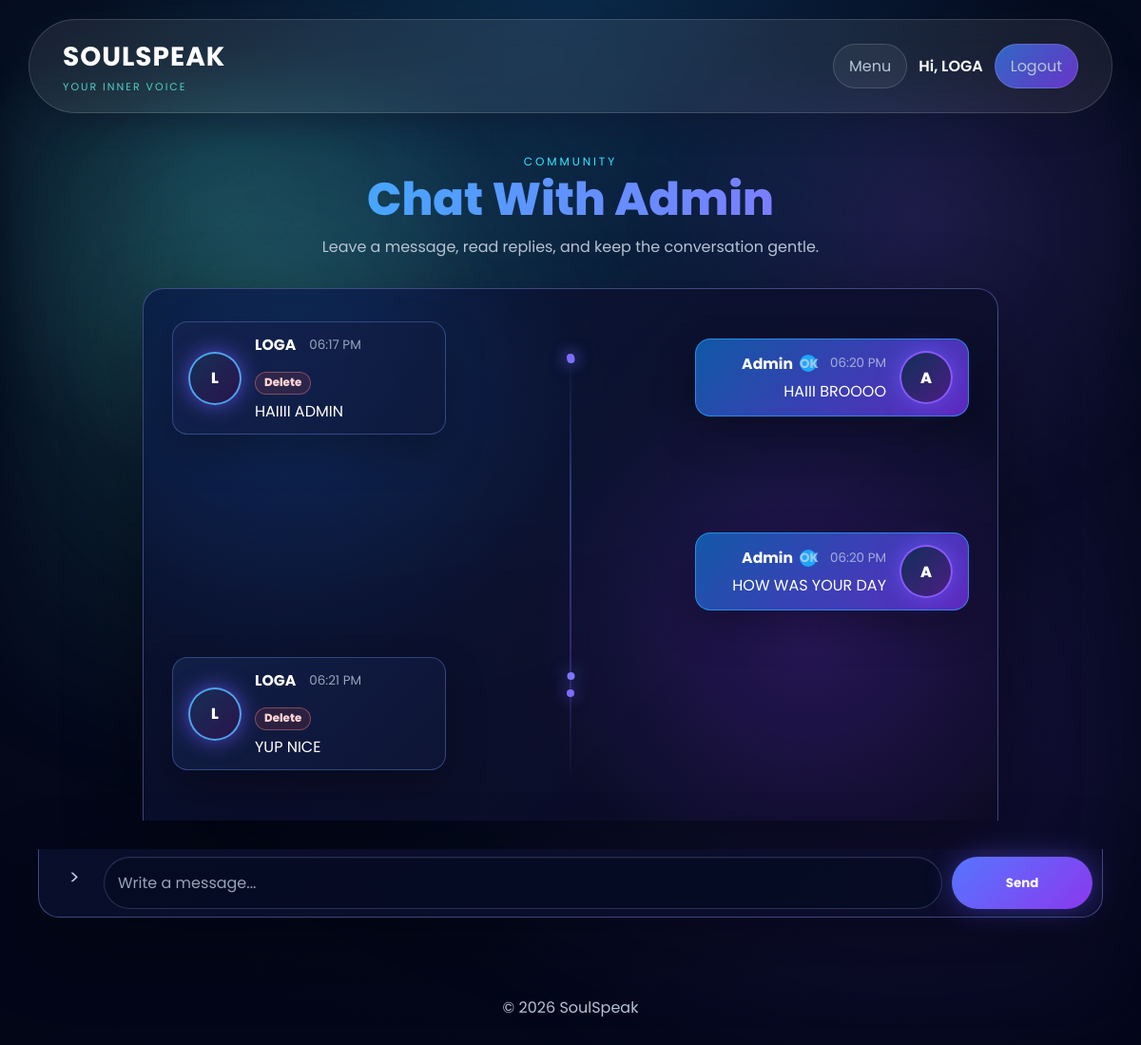
Page /chat (signed in) on the committed database.
### app.py (models this page shows)
class User(UserMixin, db.Model):
    id = db.Column(
        db.Integer,
        primary_key=True
    )
    username = db.Column(
        db.String(100),
        nullable=False
    )
    email = db.Column(
        db.String(150),
        unique=True,
        nullable=False
    )
    password = db.Column(
        db.String(100),
        nullable=False
    )

class Chat(db.Model):
    id = db.Column(
        db.Integer,
        primary_key=True
    )
    message = db.Column(
        db.Text,
        nullable=False
    )
    sender = db.Column(
        db.String(100),
        nullable=False
    )
    user_id = db.Column(
        db.Integer,
        db.ForeignKey('user.id')
    )
    recipient = db.Column(
        db.String(100),
        nullable=False,
        default='Admin'
    )
    reply_to = db.Column(
        db.Integer,
        db.ForeignKey('chat.id'),
        nullable=True
    )
    created_at = db.Column(
        db.DateTime,
        default=datetime.utcnow
    )
    user = db.relationship('User', backref='chats')

### app.py (the view, shortened to what this page needs)
@app.route('/chat', methods=['GET', 'POST'])
@login_required
def chat():
    admin_view = is_admin_user()
    repair_chat_user_ids()
    chat_users = []
    selected_chat_user = None
    if admin_view:
        chat_user_ids = [
            row[0]
            for row in db.session.query(Chat.user_id)
            .filter(Chat.user_id.isnot(None))
            .distinct()
            .all()
        ]
        chat_users = User.query.filter(User.id.in_(chat_user_ids)).order_by(User.username.asc()).all() if chat_user_ids else []
        selected_user_id = request.args.get('user_id', type=int)
        if selected_user_id:
            selected_chat_user = User.query.get(selected_user_id)
            if not selected_chat_user:
                flash('Selected chat user was not found.')
                return redirect(url_for('chat'))
        if selected_chat_user:
            all_messages = Chat.query.filter_by(
                user_id=selected_chat_user.id
            ).order_by(Chat.id.asc()).all()
        else:
            all_messages = []
    else:
        all_messages = Chat.query.filter_by(
            user_id=current_user.id
        ).order_by(Chat.id.asc()).all()
    originals = [m for m in all_messages if not m.reply_to]
    replies_map = {}
    for m in all_messages:
        if m.reply_to:
            replies_map.setdefault(m.reply_to, []).append(m)
    return render_template(
        'chat.html',
        originals=originals,
        replies_map=replies_map,
        chat_users=chat_users,
        selected_chat_user=selected_chat_user,
        user=current_user.username,
        is_admin=admin_view
    )

### app.py (called while the page is built, shortened)
def is_admin_user(user=None):
    user = user or current_user
    if not getattr(user, 'is_authenticated', False):
        return False
    username = (getattr(user, 'username', '') or '').strip().lower()
    email = (getattr(user, 'email', '') or '').strip().lower()
    return username == 'admin' or email in app.config.get('ADMIN_EMAILS', set())

@app.context_processor
def inject_admin_status():
    return {'is_admin': is_admin_user()}

@app.template_filter('malaysia_time')
def malaysia_time(value, fmt='%I:%M %p'):
    if not value:
        return ''
    return (value + timedelta(hours=8)).strftime(fmt)

def repair_chat_user_ids():
    users_by_name = {
        (user.username or '').strip().lower(): user
        for user in User.query.all()
    }
    changed = False
    if changed:
        db.session.commit()

@login_manager.user_loader
def load_user(user_id):
    return User.query.get(int(user_id))

### templates/chat.html (shortened to what this page needs)
{% extends "base.html" %}
{% block content %}
<main class="app-page">
    <section class="page-heading chat-heading">
        <p class="eyebrow">Community</p>
        <h1>{% if is_admin %}Admin Chats{% else %}Chat With Admin {% endif %}</h1>
        <p>{% if is_admin %}Choose a user, read their conversation, and reply in one place.{% else %}Leave a message, read replies, and keep the conversation gentle.{% endif %}</p>
    </section>
    <section class="chat-layout{% if is_admin %} admin-chat-layout{% endif %}">
        <div class="chat-panel">
            <div class="chat-box">
                {% if originals %}
                    {% for msg in originals %}
                        {% set msg_is_admin = msg.sender and msg.sender.lower() == 'admin' %}
                        <div class="chat-row {% if msg_is_admin %}sent-row{% else %}received-row{% endif %}">
                            <article class="message {% if msg_is_admin %}sent{% else %}received{% endif %}">
                                {% if not msg_is_admin %}
                                    <div class="chat-avatar">{{ (msg.sender or 'U')[:1]|upper }}</div>
                                {% endif %}
                                <div class="message-body">
                                    <div class="message-meta">
                                        <strong>{{ msg.sender or 'User' }}</strong>
                                        <span>{{ msg.created_at|malaysia_time if msg.created_at is defined and msg.created_at else '' }}</span>
                                        {% if is_admin or msg.sender == user %}
                                            <form method="POST" action="{{ url_for('delete_chat', message_id=msg.id) }}">
                                                <button type="submit" class="message-delete-btn">Delete</button>
                                            </form>
                                        {% endif %}
                                    </div>
                                    <div class="message-text">{{ msg.message }}</div>
                                </div>
                            </article>
                            {% if replies_map.get(msg.id) %}
                                {% for reply in replies_map.get(msg.id) %}
                                    {% set reply_is_admin = reply.sender and reply.sender.lower() == 'admin' %}
                                    <article class="message reply {% if reply_is_admin %}sent{% else %}received{% endif %}">
                                        <div class="message-body">
                                            <div class="message-meta">
                                                <strong>{{ reply.sender or 'User' }}{% if reply_is_admin %}<span class="verified-dot">OK</span>{% endif %}</strong>
                                                <span>{{ reply.created_at|malaysia_time if reply.created_at is defined and reply.created_at else '' }}</span>
                                            </div>
                                            <div class="message-text">{{ reply.message }}</div>
                                        </div>
                                        {% if reply_is_admin %}
                                            <div class="chat-avatar admin-avatar">A</div>
                                        {% endif %}
                                    </article>
                                {% endfor %}
                            {% endif %}
                        </div>
                    {% endfor %}
                {% else %}
                    <p class="empty-state">{% if is_admin and not selected_chat_user %}Select a user to read chats.{% else %}No messages yet.{% endif %}</p>
                {% endif %}
            </div>
            {% if not is_admin or selected_chat_user %}
                <form class="send-form chat-compose" method="POST" action="{{ url_for('chat') }}">
                    <span class="compose-icon" aria-hidden="true">&gt;</span>
                    <input type="text" name="message" placeholder="Write a message..." required>
                    <button type="submit">Send</button>
                </form>
            {% endif %}
        </div>
    </section>
</main>
{% endblock %}

### templates/base.html (shortened to what this page needs)
<!DOCTYPE html>
<html lang="en">
<head>
    <link rel="stylesheet" href="{{ url_for('static', filename='style.css') }}">
</head>
<body>
    <header>
        <nav class="navbar">
            <a class="logo" href="{{ url_for('home') }}">
                <span>SOULSPEAK</span>
                <small>Your inner voice</small>
            </a>
            <div class="nav-links">
                {% if current_user.is_authenticated %}
                    <a href="{{ url_for('menu') }}" class="nav-link-btn">Menu</a>
                    <span class="nav-user">Hi, {{ current_user.username }}</span>
                    <a href="{{ url_for('logout') }}" class="nav-link-btn logout-btn">Logout</a>
                {% endif %}
            </div>
        </nav>
    </header>
    {% block content %}{% endblock %}
    <footer>
        <p>&copy; 2026 SoulSpeak</p>
    </footer>
</body>
</html>

### rows in the picture
User: username "LOGA"
Chat: sender "L", sender "LOGA", created_at|malaysia_time "06:17 PM", message "HAIIII ADMIN"
Chat: sender "Admin", created_at|malaysia_time "06:20 PM", message "HAIII BROOOO"
Chat: sender "Admin", created_at|malaysia_time "06:20 PM", message "HOW WAS YOUR DAY"
Chat: sender "L", sender "LOGA", created_at|malaysia_time "06:21 PM", message "YUP NICE"
